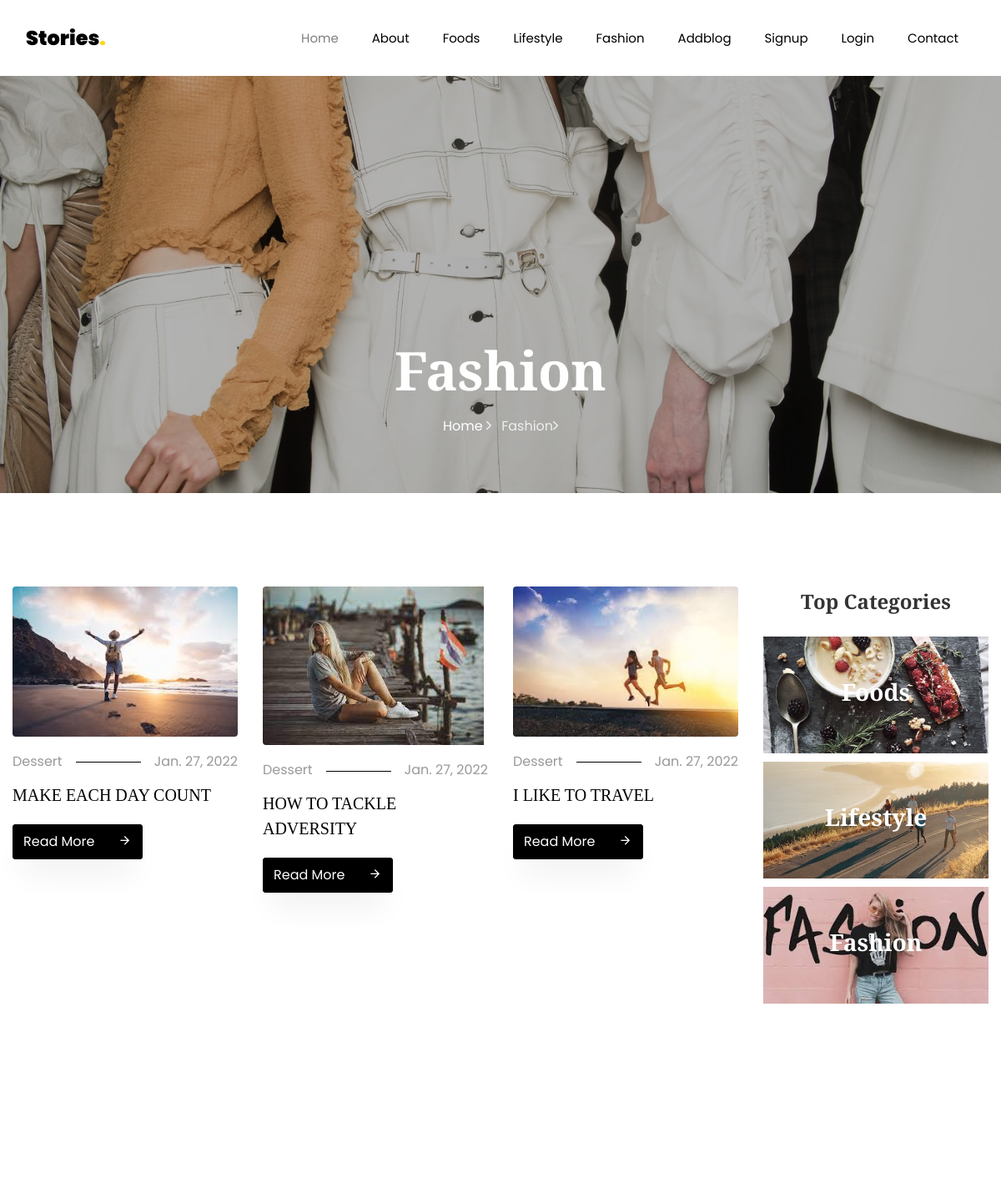
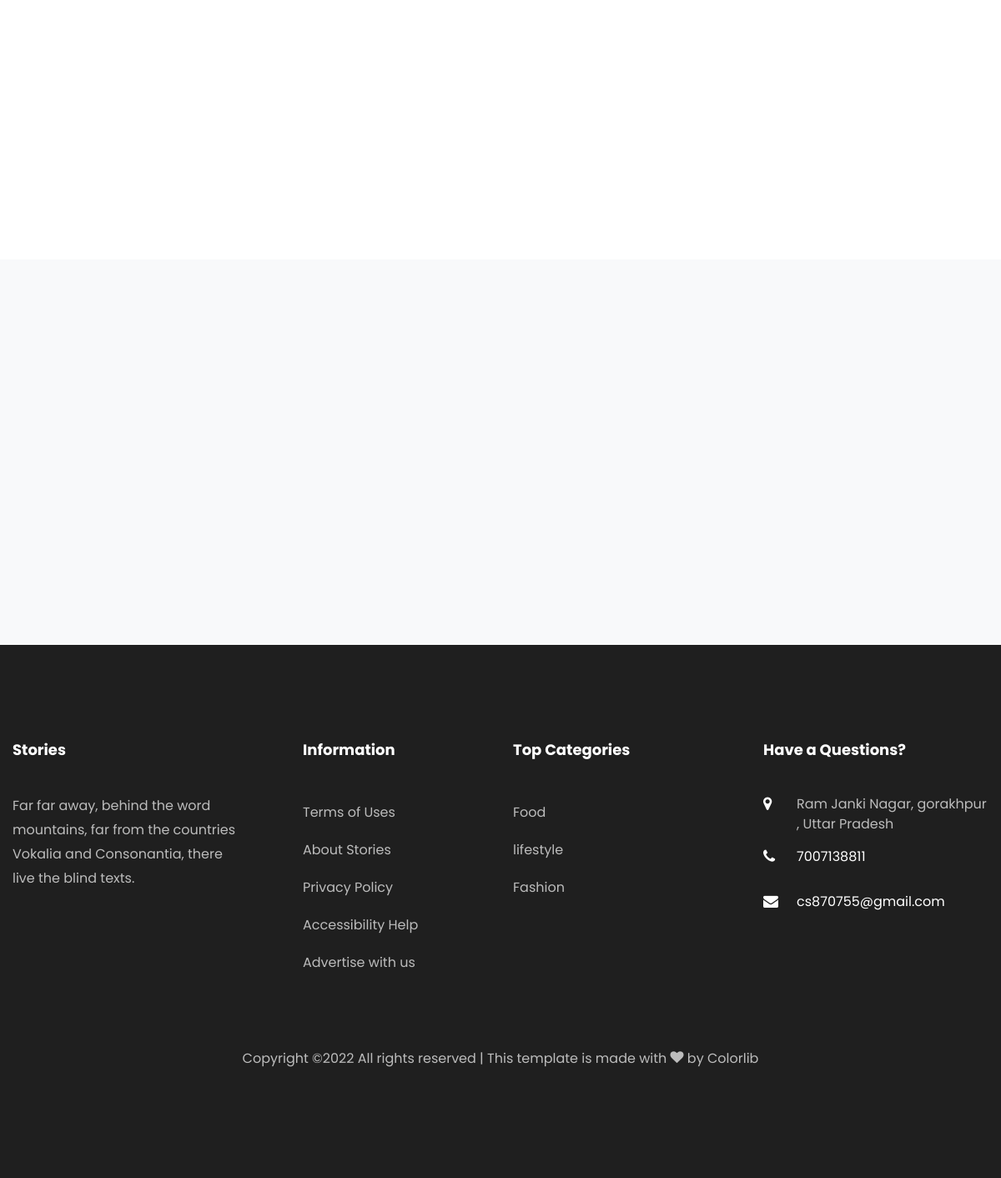
/fashion/2/, run on the app's committed database (2 pictures, top to bottom).
### blog/models.py (models this page shows, shortened)
class Blog(models.Model):
    cat=models.ForeignKey(category,on_delete=models.CASCADE,null=True)
    usr=models.ForeignKey(User,on_delete=models.CASCADE,null=True)
    title=models.CharField(max_length=100,null=True)
    sdes=models.TextField(null=True)
    long_des = models.TextField(null=True)
    images=models.FileField(null=True)
    date = models.DateField(null=True)

### blog/views.py (the view)
# urls.py: path('fashion/<int:cid>/', fashion, name='fashion'),
def fashion(request,cid):
    catdata=category.objects.get(id=cid)
    fashionblog = Blog.objects.filter(cat=catdata)
    d = {"fashionblog": fashionblog}
    return render(request, 'fashion.html', d)
    return render(request,'fashion.html')

### blog/templates/fashion.html (shortened to what this page needs)
{% extends 'base.html' %}
	{% load static %}
	{% block body %}
    <section class="hero-wrap hero-wrap-2" style="background-image: url({% static 'images/fashionback.jpeg' %});">
      <div class="overlay"></div>
      <div class="container">
        <div class="row no-gutters slider-text align-items-end justify-content-center">
          <div class="col-md-9 ftco-animate pb-5 text-center">
            <h1 class="mb-3 bread">Fashion</h1>
            <p class="breadcrumbs"><span class="mr-2"><a href="index.html">Home <i class="ion-ios-arrow-forward"></i></a></span> <span>Fashion<i class="ion-ios-arrow-forward"></i></span></p>
          </div>
        </div>
      </div>
    </section>
    <section class="ftco-section">
    	<div class="container">
        <div class="row">
        	<div class="col-lg-9">
        		<div class="row">
                    {% for i in fashionblog %}
        			<div class="col-md-4 ftco-animate">
    						<div class="blog-entry">
		    					<a href="{% url 'blog_detail' i.id %}" class="img-2"><img src={{ i.images.url}} class="img-fluid" alt="Colorlib Template"></a>
			    				<div class="text pt-3">
	    							<p class="meta d-flex"><span class="pr-3">Dessert</span><span class="ml-auto pl-3">{{i.date}}</span></p>
	    							<h3><a href="{% url 'blog_detail' i.id %}">{{i.title}}</a></h3>
	    							<p class="mb-0"><a href="{% url 'blog_detail' i.id %}" class="btn btn-black py-2">Read More <span class="icon-arrow_forward ml-4"></span></a></p>
	    						</div>
		    				</div>
    					</div>
                    {% endfor %}
        		</div>
        	</div>
        	<div class="col-lg-3">
	            <div class="sidebar-box categories text-center ftco-animate">
			          <h2 class="heading mb-4"> Top Categories</h2>
			          <ul class="category-image">
			          	<li>
			          		<a href="{% url 'foods' 1 %}" class="img d-flex align-items-center justify-content-center text-center" style="background-image: url({% static 'images/category-1.jpg' %});">
			          			<div class="text">
			          				<h3>Foods</h3>
			          			</div>
			          		</a>
			          	</li>
			          	<li>
			          		<a href="{% url 'lifestyle' 2 %}" class="img d-flex align-items-center justify-content-center text-center" style="background-image: url({% static 'images/lifestyleback.jpeg' %});">
			          			<div class="text">
			          				<h3>Lifestyle</h3>
			          			</div>
			          		</a>
			          	</li>
			          	<li>
			          		<a href="{% url 'fashion' 3 %}" class="img d-flex align-items-center justify-content-center text-center" style="background-image: url({% static 'images/fashion_theme.jpeg' %});">
			          			<div class="text">
			          				<h3>Fashion</h3>
			          			</div>
			          		</a>
			          	</li>
			          </ul>
	        		</div>
            </div>
        	</div>
        </div>
    </section>
  {% endblock %}

### blog/static/css/icomoon.css (style rules this page uses)
[class^="icon-"], [class*=" icon-"] { font-family: 'icomoon' !important; speak: none; font-style: normal; font-weight: normal; font-variant: normal; text-transform: none; line-height: 1; -webkit-font-smoothing: antialiased; -moz-osx-font-smoothing: grayscale; }
.icon-arrow_forward:before { content: "\e5c8"; }

### data on the page
Blog: images (picture), date "Jan. 27, 2022", title "MAKE EACH DAY COUNT"
Blog: images (picture), date "Jan. 27, 2022", title "HOW TO TACKLE ADVERSITY"
Blog: images (picture), date "Jan. 27, 2022", title "I LIKE TO TRAVEL"
